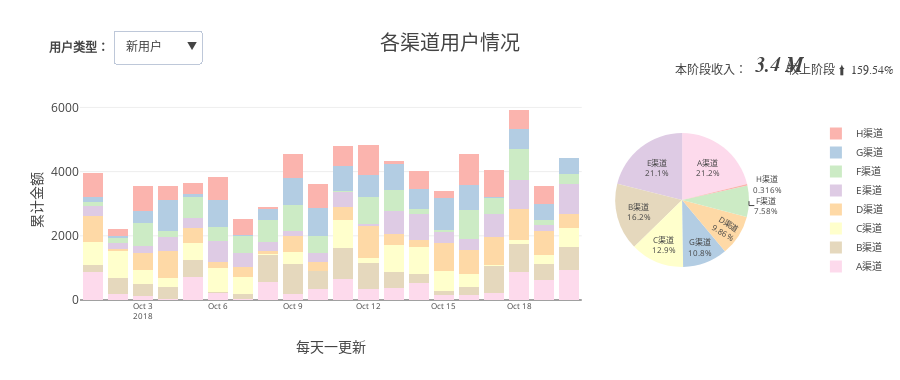

The notebook cell saved with this chart:
### Code cell
# 数据
channel = ['A渠道','B渠道','C渠道','D渠道','E渠道','F渠道','G渠道','H渠道','Col_sum']

df_channel_old = pd.DataFrame(np.random.rand(20,9),columns=channel,index=pd.date_range('10/01/2018',freq = 'D',periods = 20))
df_channel_old = df_channel_old.applymap(lambda x:round(x,3)*1000)

df_channel_new = pd.DataFrame(np.random.rand(20,9),columns=channel,index=pd.date_range('10/01/2018',freq = 'D',periods = 20))
df_channel_new = df_channel_new.applymap(lambda x:round(x,3)*1000)

# 图表
traces = []
annotations = []
visible1 = []
visible2 = []

loop = 0

for df in (df_channel_new, df_channel_old):

    loop = loop + 1

    group_mapping = list(df.columns.drop_duplicates(keep='first'))
    group_mapping = group_mapping[:-1]

    n = str(len(group_mapping))
    colors = list(reversed(cl.scales[n]['qual']['Pastel1']))

    for i, clr in zip(group_mapping, colors):

        if loop == 1:
            visible = True
            visible1.append(True)
            visible2.append(False)
        elif loop == 2:
            visible = False
            visible1.append(False)
            visible2.append(True)

        traces.append(go.Bar(
            x=df.index,
            y=df[i],
            name=i,
            showlegend=True,
            marker=dict(color=clr),
            xaxis='x2',
            yaxis='y2',
            visible=visible
        ))

    index_list = list(df.index.drop_duplicates(keep='first'))
    n = len(index_list)
    
    values = df[df.index == index_list[n-1]].iloc[:, :-1].values.tolist()

    traces.append(go.Pie(
        labels=list(df.columns[:-1]),
        values=values[0],
        domain=dict(x=[0.8, 1]),
        text=list(df.columns[:-1]),
        showlegend=False,
        marker=dict(colors=colors),
        textfont=dict(size=8),
        visible=visible
    ))

    if loop == 1:
        visible = True
        visible1.append(True)
        visible2.append(False)
    elif loop == 2:
        visible = False
        visible1.append(False)
        visible2.append(True)

    #########################################################################################

    annotations.append(dict(x=-0.05, y=1.31, text='<b>用户类型：</b>',
                            xref='paper', yref='paper',
                            font=dict(family='Pt Sans Narrow', size=12),
                            showarrow=False))

    annotations.append(dict(x=1, y=1.2, text='本阶段收入：',
                            xref='paper', yref='paper',
                            font=dict(family='Pt Sans Narrow', size=12),
                            showarrow=False))

    annotations.append(dict(x=1.085, y=1.235,
                            text='<b><i>' + (df[df.index == index_list[n - 1]]['Col_sum'] / 100).round(
                                2).astype(str).item() + ' M</b></i>',
                            xref='paper', yref='paper',
                            font=dict(family='Pt Sans Narrow', size=20),
                            showarrow=False))

    if (df[df.index == index_list[n - 1]]['Col_sum']).item() - (
    df[df.index == index_list[n - 2]]['Col_sum']).item() > 0:
        compare_text = '较上阶段 ⬆️'
    elif (df[df.index == index_list[n - 1]]['Col_sum']).item() - (
    df[df.index == index_list[n - 2]]['Col_sum']).item() == 0:
        compare_text = '与上阶段变化'
    elif (df[df.index == index_list[n - 1]]['Col_sum']).item() - (
    df[df.index == index_list[n - 2]]['Col_sum']).item() < 0:
        compare_text = '较上阶段 ⬇️'

    change_rate = ((df[df.index == index_list[n - 1]]['Col_sum'].item() - df[df.index == index_list[n - 2]][
        'Col_sum'].item()) * 100
                   / df[df.index == index_list[n - 2]]['Col_sum'].item())
    change_rate = str(abs(round(change_rate, 2))) + '%'

    annotations.append(dict(x=1.22, y=1.2, text=compare_text + '  ' + change_rate,
                            xref='paper', yref='paper',
                            font=dict(family='Pt Sans Narrow', size=12),
                            showarrow=False))

#########################################################################################

updatemenus = list([
    dict(
        buttons=list([
            dict(label='新用户',
                 method='update',
                 args=[{'visible': visible1},
                       {'title': '各渠道新用户收入',
                        'annotations': annotations[0:4]}]),
            dict(label='复贷用户',
                 method='update',
                 args=[{'visible': visible2},
                       {'title': '各渠道复贷用户收入',
                        'annotations': annotations[4:]}]),
        ]),
        direction='down',
        pad={'r': 10, 't': 10},
        showactive=True,
        x=0.05,
        xanchor='left',
        y=1.4,
        yanchor='top'
    )
])

layout = dict(
    title='各渠道用户情况',
    titlefont=dict(size=20),
    height=380,
    legend=dict(x=1.1,y=0.5, traceorder='reversed', font=dict(size=10)),
    xaxis2=dict(domain=[0, 0.75], title='每天一更新', tickfont=dict(size=8), anchor='y2'),
    yaxis2=dict(domain=[0, 1], side='left', title='累计金额', anchor='x2'),
    barmode='stack',
    updatemenus=updatemenus
)

layout['annotations'] = annotations[0:4]

fig = dict(data=traces, layout=layout)
py.iplot(fig)

### Figure 1 — Plotly figure (JSON) as saved in the notebook; plotly's stock layout.template omitted (floating-point values rounded to 4 significant figures)
{"data": [{"marker": {"color": "rgb(253,218,236)"}, "name": "A渠道", "showlegend": true, "type": "bar", "visible": true, "x": ["2018-10-01", "2018-10-02", "2018-10-03", "2018-10-04", "2018-10-05", "2018-10-06", "2018-10-07", "2018-10-08", "2018-10-09", "2018-10-10", "2018-10-11", "2018-10-12", "2018-10-13", "2018-10-14", "2018-10-15", "2018-10-16", "2018-10-17", "2018-10-18", "2018-10-19", "2018-10-20"], "xaxis": "x2", "y": [875, 181, 132, 23, 709, 214, 31, 552, 185, 341, 641, 329, 373, 520, 171, 160, 220, 875, 619, 939], "yaxis": "y2"}, {"marker": {"color": "rgb(229,216,189)"}, "name": "B渠道", "showlegend": true, "type": "bar", "visible": true, "x": ["2018-10-01", "2018-10-02", "2018-10-03", "2018-10-04", "2018-10-05", "2018-10-06", "2018-10-07", "2018-10-08", "2018-10-09", "2018-10-10", "2018-10-11", "2018-10-12", "2018-10-13", "2018-10-14", "2018-10-15", "2018-10-16", "2018-10-17", "2018-10-18", "2018-10-19", "2018-10-20"], "xaxis": "x2", "y": [213, 494, 352, 379, 532, 33, 158, 842, 951, 558, 993, 809, 503, 275, 121, 243, 846, 856, 488, 719], "yaxis": "y2"}, {"marker": {"color": "rgb(255,255,204)"}, "name": "C渠道", "showlegend": true, "type": "bar", "visible": true, "x": ["2018-10-01", "2018-10-02", "2018-10-03", "2018-10-04", "2018-10-05", "2018-10-06", "2018-10-07", "2018-10-08", "2018-10-09", "2018-10-10", "2018-10-11", "2018-10-12", "2018-10-13", "2018-10-14", "2018-10-15", "2018-10-16", "2018-10-17", "2018-10-18", "2018-10-19", "2018-10-20"], "xaxis": "x2", "y": [710, 858, 444, 285, 538, 760, 533, 46, 364, 13, 868, 174, 827, 844, 613, 394, 14, 139, 301, 574], "yaxis": "y2"}, {"marker": {"color": "rgb(254,217,166)"}, "name": "D渠道", "showlegend": true, "type": "bar", "visible": true, "x": ["2018-10-01", "2018-10-02", "2018-10-03", "2018-10-04", "2018-10-05", "2018-10-06", "2018-10-07", "2018-10-08", "2018-10-09", "2018-10-10", "2018-10-11", "2018-10-12", "2018-10-13", "2018-10-14", "2018-10-15", "2018-10-16", "2018-10-17", "2018-10-18", "2018-10-19", "2018-10-20"], "xaxis": "x2", "y": [826, 51, 536, 848, 472, 184, 309, 89, 489, 285, 399, 980, 366, 221, 866, 763, 896, 975, 752, 437], "yaxis": "y2"}, {"marker": {"color": "rgb(222,203,228)"}, "name": "E渠道", "showlegend": true, "type": "bar", "visible": true, "x": ["2018-10-01", "2018-10-02", "2018-10-03", "2018-10-04", "2018-10-05", "2018-10-06", "2018-10-07", "2018-10-08", "2018-10-09", "2018-10-10", "2018-10-11", "2018-10-12", "2018-10-13", "2018-10-14", "2018-10-15", "2018-10-16", "2018-10-17", "2018-10-18", "2018-10-19", "2018-10-20"], "xaxis": "x2", "y": [301, 182, 214, 431, 311, 647, 436, 279, 146, 269, 454, 82, 689, 809, 359, 334, 695, 881, 184, 935], "yaxis": "y2"}, {"marker": {"color": "rgb(204,235,197)"}, "name": "F渠道", "showlegend": true, "type": "bar", "visible": true, "x": ["2018-10-01", "2018-10-02", "2018-10-03", "2018-10-04", "2018-10-05", "2018-10-06", "2018-10-07", "2018-10-08", "2018-10-09", "2018-10-10", "2018-10-11", "2018-10-12", "2018-10-13", "2018-10-14", "2018-10-15", "2018-10-16", "2018-10-17", "2018-10-18", "2018-10-19", "2018-10-20"], "xaxis": "x2", "y": [122, 155, 714, 179, 643, 442, 515, 700, 831, 513, 35, 846, 681, 175, 53, 918, 516, 992, 156, 336], "yaxis": "y2"}, {"marker": {"color": "rgb(179,205,227)"}, "name": "G渠道", "showlegend": true, "type": "bar", "visible": true, "x": ["2018-10-01", "2018-10-02", "2018-10-03", "2018-10-04", "2018-10-05", "2018-10-06", "2018-10-07", "2018-10-08", "2018-10-09", "2018-10-10", "2018-10-11", "2018-10-12", "2018-10-13", "2018-10-14", "2018-10-15", "2018-10-16", "2018-10-17", "2018-10-18", "2018-10-19", "2018-10-20"], "xaxis": "x2", "y": [155, 76, 381, 981, 84, 821, 48, 323, 843, 890, 791, 668, 790, 601, 997, 778, 16, 610, 493, 480], "yaxis": "y2"}, {"marker": {"color": "rgb(251,180,174)"}, "name": "H渠道", "showlegend": true, "type": "bar", "visible": true, "x": ["2018-10-01", "2018-10-02", "2018-10-03", "2018-10-04", "2018-10-05", "2018-10-06", "2018-10-07", "2018-10-08", "2018-10-09", "2018-10-10", "2018-10-11", "2018-10-12", "2018-10-13", "2018-10-14", "2018-10-15", "2018-10-16", "2018-10-17", "2018-10-18", "2018-10-19", "2018-10-20"], "xaxis": "x2", "y": [755, 214, 784, 429, 359, 720, 491, 76, 736, 738, 608, 932, 110, 567, 212, 973, 860, 592, 574, 14], "yaxis": "y2"}, {"domain": {"x": [0.8, 1]}, "labels": ["A渠道", "B渠道", "C渠道", "D渠道", "E渠道", "F渠道", "G渠道", "H渠道"], "marker": {"colors": ["rgb(253,218,236)", "rgb(229,216,189)", "rgb(255,255,204)", "rgb(254,217,166)", "rgb(222,203,228)", "rgb(204,235,197)", "rgb(179,205,227)", "rgb(251,180,174)"]}, "showlegend": false, "text": ["A渠道", "B渠道", "C渠道", "D渠道", "E渠道", "F渠道", "G渠道", "H渠道"], "textfont": {"size": 8}, "type": "pie", "values": [939, 719, 574, 437, 935, 336, 480, 14], "visible": true}, {"marker": {"color": "rgb(253,218,236)"}, "name": "A渠道", "showlegend": true, "type": "bar", "visible": false, "x": ["2018-10-01", "2018-10-02", "2018-10-03", "2018-10-04", "2018-10-05", "2018-10-06", "2018-10-07", "2018-10-08", "2018-10-09", "2018-10-10", "2018-10-11", "2018-10-12", "2018-10-13", "2018-10-14", "2018-10-15", "2018-10-16", "2018-10-17", "2018-10-18", "2018-10-19", "2018-10-20"], "xaxis": "x2", "y": [916, 830, 752, 474, 202, 553, 68, 596, 315, 468, 827, 976, 115, 79, 608, 335, 533, 130, 311, 84], "yaxis": "y2"}, {"marker": {"color": "rgb(229,216,189)"}, "name": "B渠道", "showlegend": true, "type": "bar", "visible": false, "x": ["2018-10-01", "2018-10-02", "2018-10-03", "2018-10-04", "2018-10-05", "2018-10-06", "2018-10-07", "2018-10-08", "2018-10-09", "2018-10-10", "2018-10-11", "2018-10-12", "2018-10-13", "2018-10-14", "2018-10-15", "2018-10-16", "2018-10-17", "2018-10-18", "2018-10-19", "2018-10-20"], "xaxis": "x2", "y": [0, 702, 541, 979, 189, 415, 137, 476, 888, 451, 294, 291, 587, 30, 22, 136, 47, 999, 884, 536], "yaxis": "y2"}, {"marker": {"color": "rgb(255,255,204)"}, "name": "C渠道", "showlegend": true, "type": "bar", "visible": false, "x": ["2018-10-01", "2018-10-02", "2018-10-03", "2018-10-04", "2018-10-05", "2018-10-06", "2018-10-07", "2018-10-08", "2018-10-09", "2018-10-10", "2018-10-11", "2018-10-12", "2018-10-13", "2018-10-14", "2018-10-15", "2018-10-16", "2018-10-17", "2018-10-18", "2018-10-19", "2018-10-20"], "xaxis": "x2", "y": [134, 473, 240, 914, 888, 407, 168, 706, 551, 51, 421, 131, 900, 664, 132, 646, 72, 699, 113, 370], "yaxis": "y2"}, {"marker": {"color": "rgb(254,217,166)"}, "name": "D渠道", "showlegend": true, "type": "bar", "visible": false, "x": ["2018-10-01", "2018-10-02", "2018-10-03", "2018-10-04", "2018-10-05", "2018-10-06", "2018-10-07", "2018-10-08", "2018-10-09", "2018-10-10", "2018-10-11", "2018-10-12", "2018-10-13", "2018-10-14", "2018-10-15", "2018-10-16", "2018-10-17", "2018-10-18", "2018-10-19", "2018-10-20"], "xaxis": "x2", "y": [297, 403, 69, 178, 699, 473, 175, 880, 718, 620, 892, 759, 651, 166, 75, 32, 72, 232, 333, 911], "yaxis": "y2"}, {"marker": {"color": "rgb(222,203,228)"}, "name": "E渠道", "showlegend": true, "type": "bar", "visible": false, "x": ["2018-10-01", "2018-10-02", "2018-10-03", "2018-10-04", "2018-10-05", "2018-10-06", "2018-10-07", "2018-10-08", "2018-10-09", "2018-10-10", "2018-10-11", "2018-10-12", "2018-10-13", "2018-10-14", "2018-10-15", "2018-10-16", "2018-10-17", "2018-10-18", "2018-10-19", "2018-10-20"], "xaxis": "x2", "y": [978, 585, 328, 156, 903, 757, 625, 859, 686, 950, 185, 392, 634, 535, 320, 820, 680, 998, 730, 61], "yaxis": "y2"}, {"marker": {"color": "rgb(204,235,197)"}, "name": "F渠道", "showlegend": true, "type": "bar", "visible": false, "x": ["2018-10-01", "2018-10-02", "2018-10-03", "2018-10-04", "2018-10-05", "2018-10-06", "2018-10-07", "2018-10-08", "2018-10-09", "2018-10-10", "2018-10-11", "2018-10-12", "2018-10-13", "2018-10-14", "2018-10-15", "2018-10-16", "2018-10-17", "2018-10-18", "2018-10-19", "2018-10-20"], "xaxis": "x2", "y": [127, 73, 577, 215, 118, 515, 31, 77, 20, 26, 142, 343, 564, 532, 591, 417, 583, 642, 673, 579], "yaxis": "y2"}, {"marker": {"color": "rgb(179,205,227)"}, "name": "G渠道", "showlegend": true, "type": "bar", "visible": false, "x": ["2018-10-01", "2018-10-02", "2018-10-03", "2018-10-04", "2018-10-05", "2018-10-06", "2018-10-07", "2018-10-08", "2018-10-09", "2018-10-10", "2018-10-11", "2018-10-12", "2018-10-13", "2018-10-14", "2018-10-15", "2018-10-16", "2018-10-17", "2018-10-18", "2018-10-19", "2018-10-20"], "xaxis": "x2", "y": [156, 899, 190, 156, 941, 645, 178, 152, 135, 747, 186, 245, 335, 515, 714, 396, 824, 682, 757, 361], "yaxis": "y2"}, {"marker": {"color": "rgb(251,180,174)"}, "name": "H渠道", "showlegend": true, "type": "bar", "visible": false, "x": ["2018-10-01", "2018-10-02", "2018-10-03", "2018-10-04", "2018-10-05", "2018-10-06", "2018-10-07", "2018-10-08", "2018-10-09", "2018-10-10", "2018-10-11", "2018-10-12", "2018-10-13", "2018-10-14", "2018-10-15", "2018-10-16", "2018-10-17", "2018-10-18", "2018-10-19", "2018-10-20"], "xaxis": "x2", "y": [408, 666, 582, 35, 564, 628, 762, 93, 17, 655, 860, 853, 735, 940, 412, 548, 196, 220, 63, 717], "yaxis": "y2"}, {"domain": {"x": [0.8, 1]}, "labels": ["A渠道", "B渠道", "C渠道", "D渠道", "E渠道", "F渠道", "G渠道", "H渠道"], "marker": {"colors": ["rgb(253,218,236)", "rgb(229,216,189)", "rgb(255,255,204)", "rgb(254,217,166)", "rgb(222,203,228)", "rgb(204,235,197)", "rgb(179,205,227)", "rgb(251,180,174)"]}, "showlegend": false, "text": ["A渠道", "B渠道", "C渠道", "D渠道", "E渠道", "F渠道", "G渠道", "H渠道"], "textfont": {"size": 8}, "type": "pie", "values": [84, 536, 370, 911, 61, 579, 361, 717], "visible": false}], "layout": {"annotations": [{"font": {"family": "Pt Sans Narrow", "size": 12}, "showarrow": false, "text": "<b>用户类型：</b>", "x": -0.05, "xref": "paper", "y": 1.31, "yref": "paper"}, {"font": {"family": "Pt Sans Narrow", "size": 12}, "showarrow": false, "text": "本阶段收入：", "x": 1, "xref": "paper", "y": 1.2, "yref": "paper"}, {"font": {"family": "Pt Sans Narrow", "size": 20}, "showarrow": false, "text": "<b><i>3.4 M</b></i>", "x": 1.085, "xref": "paper", "y": 1.235, "yref": "paper"}, {"font": {"family": "Pt Sans Narrow", "size": 12}, "showarrow": false, "text": "较上阶段 ⬆️  159.54%", "x": 1.22, "xref": "paper", "y": 1.2, "yref": "paper"}], "barmode": "stack", "height": 380, "legend": {"font": {"size": 10}, "traceorder": "reversed", "x": 1.1, "y": 0.5}, "title": "各渠道用户情况", "titlefont": {"size": 20}, "updatemenus": [{"buttons": [{"args": [{"visible": [true, true, true, true, true, true, true, true, true, false, false, false, false, false, false, false, false, false]}, {"annotations": [{"font": {"family": "Pt Sans Narrow", "size": 12}, "showarrow": false, "text": "<b>用户类型：</b>", "x": -0.05, "xref": "paper", "y": 1.31, "yref": "paper"}, {"font": {"family": "Pt Sans Narrow", "size": 12}, "showarrow": false, "text": "本阶段收入：", "x": 1, "xref": "paper", "y": 1.2, "yref": "paper"}, {"font": {"family": "Pt Sans Narrow", "size": 20}, "showarrow": false, "text": "<b><i>3.4 M</b></i>", "x": 1.085, "xref": "paper", "y": 1.235, "yref": "paper"}, {"font": {"family": "Pt Sans Narrow", "size": 12}, "showarrow": false, "text": "较上阶段 ⬆️  159.54%", "x": 1.22, "xref": "paper", "y": 1.2, "yref": "paper"}], "title": "各渠道新用户收入"}], "label": "新用户", "method": "update"}, {"args": [{"visible": [false, false, false, false, false, false, false, false, false, true, true, true, true, true, true, true, true, true]}, {"annotations": [{"font": {"family": "Pt Sans Narrow", "size": 12}, "showarrow": false, "text": "<b>用户类型：</b>", "x": -0.05, "xref": "paper", "y": 1.31, "yref": "paper"}, {"font": {"family": "Pt Sans Narrow", "size": 12}, "showarrow": false, "text": "本阶段收入：", "x": 1, "xref": "paper", "y": 1.2, "yref": "paper"}, {"font": {"family": "Pt Sans Narrow", "size": 20}, "showarrow": false, "text": "<b><i>3.87 M</b></i>", "x": 1.085, "xref": "paper", "y": 1.235, "yref": "paper"}, {"font": {"family": "Pt Sans Narrow", "size": 12}, "showarrow": false, "text": "较上阶段 ⬇️  37.28%", "x": 1.22, "xref": "paper", "y": 1.2, "yref": "paper"}], "title": "各渠道复贷用户收入"}], "label": "复贷用户", "method": "update"}], "direction": "down", "pad": {"r": 10, "t": 10}, "showactive": true, "x": 0.05, "xanchor": "left", "y": 1.4, "yanchor": "top"}], "xaxis2": {"anchor": "y2", "domain": [0, 0.75], "tickfont": {"size": 8}, "title": "每天一更新"}, "yaxis2": {"anchor": "x2", "domain": [0, 1], "side": "left", "title": "累计金额"}}}
